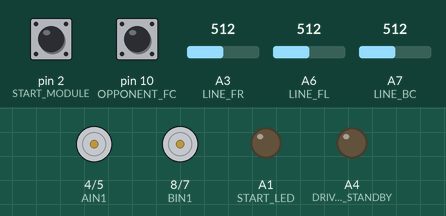
Recording of a sketch running on a simulated Arduino Nano, built with avr-gcc and run on an emulated ATmega328P. On the bench: motor-driver pin pairs drawn as motors (green arrow = first pin HIGH = forward, orange = second pin HIGH = backward, longer = more drive, scaled by the enable pin, stopped while the standby pin is LOW), output pins drawn as LEDs (lit = HIGH). The test bench sets the inputs (shaded band); at power-on: A3 (LINE_FR) = 512, pin 2 (START_MODULE) HIGH, A7 (LINE_BC) = 512, pin 10 (OPPONENT_FC) HIGH, A6 (LINE_FL) = 512.

Above: at 1.2 s.
1.3 s: A3 (LINE_FR) set to 308
2.8 s: A3 (LINE_FR) set to 285
5.8 s: pin 2 (START_MODULE) pulled LOW for 0.15 s
At 5.99 s:
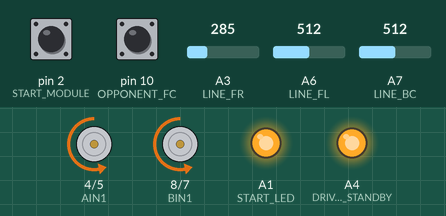
8.8 s: pin 2 (START_MODULE) pulled LOW for 3.2 s
At 12.16 s:
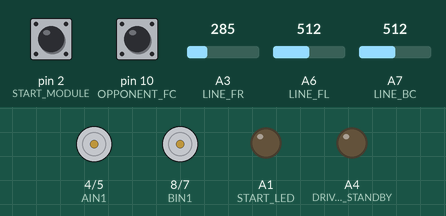
13.5 s: A3 (LINE_FR) set to 306
15.2 s: A7 (LINE_BC) set to 317
16.7 s: A7 (LINE_BC) set to 283
Timing chart, 0 to 19.7 s (numbered marks = the images above; inputs shaded):
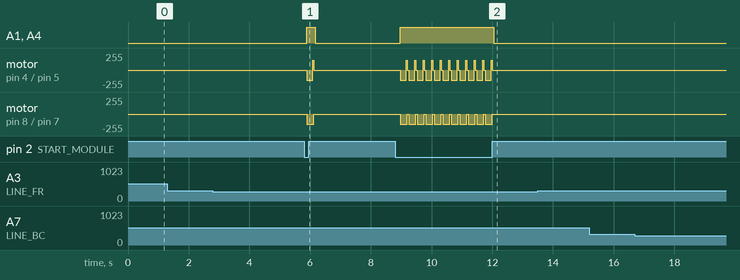

The sketch:

mini_sumo_otonom.ino
```cpp
#include "sumo.h"

Sumo sumo;

void setup(){
    sumo.setup();
}

void loop(){
    sumo.loop();
}
```

sumo.cpp
```cpp
#include "sumo.h"

void Sumo::setup(){
    // driver setup
    _driver.attachMotor(Motor::LEFT);
    _driver.attachMotor(Motor::RIGHT);

    // sumo pin setup
    pinMode(OPPONENT_FL, INPUT);
    pinMode(OPPONENT_FC, INPUT);
    pinMode(OPPONENT_FR, INPUT);

    pinMode(OPPONENT_LEFT, INPUT);
    pinMode(OPPONENT_RIGHT, INPUT);

    pinMode(LINE_FR, INPUT);
    pinMode(LINE_FL, INPUT);
    pinMode(LINE_BC, INPUT);

    pinMode(START_MODULE, INPUT);
    pinMode(START_LED, OUTPUT);
    pinMode(DRIVER_STANDBY, OUTPUT);
}

// TODO: test this out.
void Sumo::loop(){
    digitalWrite(DRIVER_STANDBY, !digitalRead(START_MODULE));
    digitalWrite(START_LED, !digitalRead(START_MODULE));
    if (analogRead(LINE_FR) < THRESHOLD){
        _searchDir = LEFT;
        backoff();
    }
    else if (analogRead(LINE_FL) < THRESHOLD){
        _searchDir = RIGHT;
        backoff();
    }
    else if(analogRead(LINE_BC) < THRESHOLD){
        _searchDir = FORWARD;
        backoff();
    }
    else{ // edge not detected
        if
        (digitalRead(OPPONENT_FC)   == LOW &&
        digitalRead(OPPONENT_FL)    == LOW &&
        digitalRead(OPPONENT_FR)    == LOW &&
        digitalRead(OPPONENT_LEFT)  == LOW &&
        digitalRead(OPPONENT_RIGHT) == LOW){
            search();
        }
        else{
            attack();
        }
    }
}

void Sumo::search(){
    if (_searchDir == LEFT){
        _driver.forward(Motor::LEFT, 60);
        _driver.forward(Motor::RIGHT, 80);
    }
    else{
        _driver.forward(Motor::LEFT, 80);
        _driver.forward(Motor::RIGHT, 60);
    }
}

void Sumo::attack(){
    if (digitalRead(OPPONENT_FC) == HIGH){
        _driver.forward(Motor::LEFT, 250);
        _driver.forward(Motor::RIGHT, 250);
    }
    else if(digitalRead(OPPONENT_FC) == HIGH && digitalRead(OPPONENT_FL)){
        _driver.reverse(Motor::LEFT, 100);
        _driver.forward(Motor::RIGHT, 100);
    }
    else if(digitalRead(OPPONENT_FC) == HIGH && digitalRead(OPPONENT_FR)){
        _driver.forward(Motor::LEFT, 0);
        _driver.reverse(Motor::RIGHT, 100);
    }
    else if (digitalRead(OPPONENT_FL) == HIGH){
        _driver.forward(Motor::LEFT, 250);
        _driver.reverse(Motor::RIGHT, 250);
    }
    else if (digitalRead(OPPONENT_FR) == HIGH){
        _driver.reverse(Motor::LEFT, 250);
        _driver.forward(Motor::RIGHT, 250);
    }
    else if (digitalRead(OPPONENT_LEFT) == HIGH){
        _driver.reverse(Motor::LEFT, 250);
        _driver.forward(Motor::RIGHT, 250);
        delay(10);
    }
    else if (digitalRead(OPPONENT_RIGHT) == HIGH){
        _driver.forward(Motor::LEFT, 250);
        _driver.reverse(Motor::RIGHT, 250);
    }
}

void Sumo::backoff(){
    if (_searchDir == LEFT){
        _driver.reverse(Motor::LEFT, 150);
        _driver.reverse(Motor::RIGHT, 150);
        delay (200);
        _driver.forward(Motor::LEFT, 150);
        _driver.reverse(Motor::RIGHT, 150);
        delay(30);
    }
    else if(_searchDir == RIGHT){
        _driver.reverse(Motor::LEFT, 150);
        _driver.reverse(Motor::RIGHT, 150);
        delay(200);
        _driver.reverse(Motor::LEFT, 150);
        _driver.forward(Motor::RIGHT, 150);
        delay(30);
    }
    if(_searchDir == FORWARD){
        _driver.forward(Motor::LEFT, 150);
        _driver.forward(Motor::RIGHT, 150);
        delay(200);
        _driver.reverse(Motor::LEFT, 150);
        _driver.forward(Motor::RIGHT, 150);
        delay(30);
    }
    _driver.stop(Motor::LEFT);
    _driver.stop(Motor::RIGHT);
    delay(50);
}
```

sumo.h
```cpp
#pragma once
#include "motor_driver.h"

constexpr int LEFT = 0;
constexpr int RIGHT = 1;
constexpr int FORWARD = 2;
constexpr int BACKWARD = 3;
constexpr int THRESHOLD = 300;

class Sumo
{
public:
    Sumo() = default;
    ~Sumo() = default;
    void setup();
    void loop();
    void search();
    void attack();
    void backoff();
private:
    MotorDriver _driver;
    int _searchDir = LEFT;
};
```

pins.h
```cpp
#ifndef _PINS_H_
#define _PINS_H_

#include <Arduino.h>

constexpr int PWMA = 3;
constexpr int AIN1 = 4;
constexpr int AIN2 = 5;

constexpr int PWMB = 9;
constexpr int BIN1 = 8;
constexpr int BIN2 = 7;

constexpr int OPPONENT_FL = 12;
constexpr int OPPONENT_FC = 10;
constexpr int OPPONENT_FR = 11;
constexpr int OPPONENT_RIGHT = 13;
constexpr int OPPONENT_LEFT = 6;

// note: under 1v is white, above is black
constexpr int LINE_FR = A3;
constexpr int LINE_FL = A6;
constexpr int LINE_BC = A7;

// NOTE: don't use these rn. these are faulty
constexpr int START_LED = A1;
constexpr int DRIVER_STANDBY = A4;
constexpr int START_MODULE = 2;

#endif
```

motor_driver.cpp
```cpp
#include "motor_driver.h"


void MotorDriver::attachMotor(Motor type){
    switch (type)
    {
    case Motor::LEFT:
        pinMode(PWMA,OUTPUT);
        pinMode(AIN1,OUTPUT);
        pinMode(AIN2,OUTPUT);
        _isMotorLeftAttached = true;
        break;
    case Motor::RIGHT:
        pinMode(PWMB,OUTPUT);
        pinMode(BIN1,OUTPUT);
        pinMode(BIN2,OUTPUT);
        _isMotorRightAttached = true;
        break;
    default:
        break;
    }
}

void MotorDriver::forward(Motor type, int speed){
    switch (type){
    case Motor::LEFT:
        if (_isMotorLeftAttached){
            digitalWrite(AIN1, HIGH);
            digitalWrite(AIN2, LOW);
            analogWrite(PWMA, speed);
        }
        break;
    case Motor::RIGHT:
        if (_isMotorRightAttached){
            digitalWrite(BIN1, HIGH);
            digitalWrite(BIN2, LOW);
            analogWrite(PWMB, speed);
        }
        break;
    default:
        Serial.println("undefined motor type");
        break;
    }
}

void MotorDriver::reverse(Motor type, int speed){
    switch (type)
    {
    case Motor::LEFT:
        digitalWrite(AIN1, LOW);
        digitalWrite(AIN2, HIGH);
        analogWrite(PWMA, speed);
        break;
    case Motor::RIGHT:
        digitalWrite(BIN1, LOW);
        digitalWrite(BIN2, HIGH);
        analogWrite(PWMB, speed);
        break;
    default:
        Serial.println("undefined motor type");
        break;
    }
}

void MotorDriver::stop(Motor type){
    switch (type)
    {
    case Motor::LEFT:
        digitalWrite(AIN1, LOW);
        digitalWrite(AIN2, LOW);
        break;
    case Motor::RIGHT:
        digitalWrite(BIN1, LOW);
        digitalWrite(BIN2, LOW);
        break;
    default:
    Serial.println("undefined motor type");
        break;
    }
}
```

motor_driver.h
```cpp
#ifndef _MOTOR_DRIVER_H_
#define _MOTOR_DRIVER_H_

#include "pins.h"

enum struct Motor{
    LEFT,
    RIGHT
};

class MotorDriver
{
public:
    void attachMotor(Motor type);
    void forward(Motor type,  int speed);
    void reverse(Motor type, int speed);
    void stop(Motor type);
private:
    bool _isMotorLeftAttached;
    bool _isMotorRightAttached;
private:
};
#endif // _MOTOR_DRIVER_H_
```

Measured:
- after the input at 1.3 s, every drawn part: stays the same
- after the input at 5.8 s, A1 (START_LED), A4 (DRIVER_STANDBY): LOW → HIGH after 0.08 s, → LOW 0.28 s later; motor on pin 4 (AIN1) / pin 5 (AIN2): stopped → backward 150/255 after 0.08 s, → stopped 0.20 s later; motor on pin 8 (BIN1) / pin 7 (BIN2): stopped → backward 150/255 after 0.08 s, → stopped 0.23 s later
- after the input at 8.8 s, A1 (START_LED), A4 (DRIVER_STANDBY): LOW → HIGH after 0.16 s, → LOW 3.1 s later
- after the input at 15.2 s, every drawn part: stays the same
